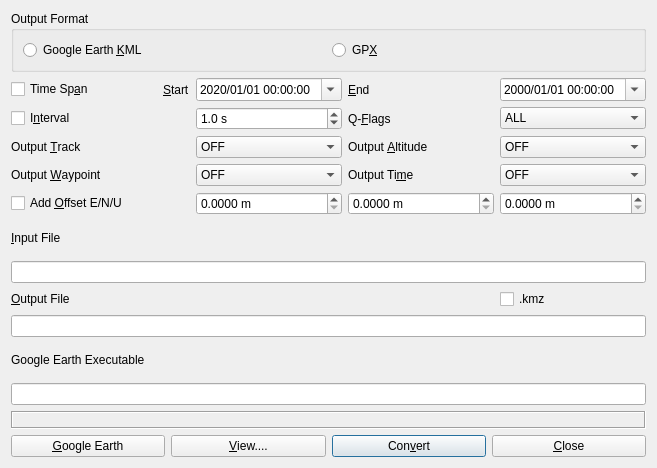
<?xml version="1.0" encoding="UTF-8"?>
<ui version="4.0">
 <class>ConvDialog</class>
 <widget class="QWidget" name="ConvDialog">
  <property name="geometry">
   <rect>
    <x>0</x>
    <y>0</y>
    <width>657</width>
    <height>468</height>
   </rect>
  </property>
  <property name="windowTitle">
   <string>KML/GPX Converter</string>
  </property>
  <layout class="QVBoxLayout" name="verticalLayout">
   <item>
    <widget class="QWidget" name="panelMain" native="true">
     <property name="text" stdset="0">
      <string/>
     </property>
     <layout class="QGridLayout" name="gridLayout">
      <property name="leftMargin">
       <number>0</number>
      </property>
      <property name="topMargin">
       <number>0</number>
      </property>
      <property name="rightMargin">
       <number>0</number>
      </property>
      <property name="bottomMargin">
       <number>0</number>
      </property>
      <item row="6" column="0">
       <widget class="QLabel" name="lblOutputWaypoint">
        <property name="toolTip">
         <string/>
        </property>
        <property name="text">
         <string>Output &amp;Waypoint</string>
        </property>
        <property name="buddy">
         <cstring>cBPointColor</cstring>
        </property>
       </widget>
      </item>
      <item row="2" column="1">
       <widget class="QLabel" name="lblStart">
        <property name="sizePolicy">
         <sizepolicy hsizetype="Maximum" vsizetype="Preferred">
          <horstretch>0</horstretch>
          <verstretch>0</verstretch>
         </sizepolicy>
        </property>
        <property name="text">
         <string>&amp;Start</string>
        </property>
        <property name="buddy">
         <cstring>dateTimeStart</cstring>
        </property>
       </widget>
      </item>
      <item row="2" column="0">
       <widget class="QCheckBox" name="cBTimeSpan">
        <property name="toolTip">
         <string/>
        </property>
        <property name="text">
         <string>Time Sp&amp;an</string>
        </property>
       </widget>
      </item>
      <item row="2" column="2">
       <widget class="QDateTimeEdit" name="dateTimeStart">
        <property name="dateTime">
         <datetime>
          <hour>0</hour>
          <minute>0</minute>
          <second>0</second>
          <year>2020</year>
          <month>1</month>
          <day>1</day>
         </datetime>
        </property>
        <property name="displayFormat">
         <string>yyyy/MM/dd hh:mm:ss</string>
        </property>
        <property name="calendarPopup">
         <bool>true</bool>
        </property>
        <property name="timeSpec">
         <enum>Qt::UTC</enum>
        </property>
       </widget>
      </item>
      <item row="14" column="0" colspan="5">
       <widget class="QLineEdit" name="lEOutputFile">
        <property name="toolTip">
         <string>Output filename</string>
        </property>
        <property name="maxLength">
         <number>1023</number>
        </property>
        <property name="readOnly">
         <bool>true</bool>
        </property>
       </widget>
      </item>
      <item row="13" column="4">
       <widget class="QCheckBox" name="cBCompress">
        <property name="toolTip">
         <string/>
        </property>
        <property name="text">
         <string>.kmz</string>
        </property>
       </widget>
      </item>
      <item row="2" column="4">
       <widget class="QDateTimeEdit" name="dateTimeStop">
        <property name="displayFormat">
         <string>yyyy/MM/dd hh:mm:ss</string>
        </property>
        <property name="calendarPopup">
         <bool>true</bool>
        </property>
        <property name="timeSpec">
         <enum>Qt::UTC</enum>
        </property>
       </widget>
      </item>
      <item row="13" column="0" colspan="2">
       <widget class="QLabel" name="lblOutputFile">
        <property name="text">
         <string>&amp;Output File</string>
        </property>
        <property name="buddy">
         <cstring>lEOutputFile</cstring>
        </property>
       </widget>
      </item>
      <item row="5" column="2">
       <widget class="QComboBox" name="cBTrackColor">
        <property name="toolTip">
         <string/>
        </property>
        <item>
         <property name="text">
          <string>OFF</string>
         </property>
        </item>
        <item>
         <property name="text">
          <string>White</string>
         </property>
        </item>
        <item>
         <property name="text">
          <string>Green</string>
         </property>
        </item>
        <item>
         <property name="text">
          <string>Orange</string>
         </property>
        </item>
        <item>
         <property name="text">
          <string>Red</string>
         </property>
        </item>
        <item>
         <property name="text">
          <string>Yellow</string>
         </property>
        </item>
       </widget>
      </item>
      <item row="8" column="0" colspan="2">
       <widget class="QCheckBox" name="cBAddOffset">
        <property name="toolTip">
         <string/>
        </property>
        <property name="text">
         <string>Add &amp;Offset E/N/U</string>
        </property>
       </widget>
      </item>
      <item row="6" column="2">
       <widget class="QComboBox" name="cBPointColor">
        <property name="toolTip">
         <string/>
        </property>
        <item>
         <property name="text">
          <string>OFF</string>
         </property>
        </item>
        <item>
         <property name="text">
          <string>White</string>
         </property>
        </item>
        <item>
         <property name="text">
          <string>Green</string>
         </property>
        </item>
        <item>
         <property name="text">
          <string>Orange</string>
         </property>
        </item>
        <item>
         <property name="text">
          <string>Red</string>
         </property>
        </item>
        <item>
         <property name="text">
          <string>By Q-Flag</string>
         </property>
        </item>
       </widget>
      </item>
      <item row="2" column="3">
       <widget class="QLabel" name="lblEnd">
        <property name="text">
         <string>&amp;End</string>
        </property>
        <property name="buddy">
         <cstring>dateTimeStop</cstring>
        </property>
       </widget>
      </item>
      <item row="5" column="0">
       <widget class="QLabel" name="lblOutputTrack">
        <property name="toolTip">
         <string/>
        </property>
        <property name="text">
         <string>Output &amp;Track</string>
        </property>
        <property name="buddy">
         <cstring>cBTrackColor</cstring>
        </property>
       </widget>
      </item>
      <item row="9" column="0">
       <widget class="QLabel" name="lblInputFile">
        <property name="toolTip">
         <string/>
        </property>
        <property name="text">
         <string>&amp;Input File</string>
        </property>
        <property name="buddy">
         <cstring>lEInputFile</cstring>
        </property>
       </widget>
      </item>
      <item row="4" column="3">
       <widget class="QLabel" name="lblQFlags">
        <property name="toolTip">
         <string/>
        </property>
        <property name="text">
         <string>Q-&amp;Flags</string>
        </property>
        <property name="buddy">
         <cstring>cBQFlags</cstring>
        </property>
       </widget>
      </item>
      <item row="4" column="4">
       <widget class="QComboBox" name="cBQFlags">
        <property name="toolTip">
         <string/>
        </property>
        <item>
         <property name="text">
          <string>ALL</string>
         </property>
        </item>
        <item>
         <property name="text">
          <string>Q=1</string>
         </property>
        </item>
        <item>
         <property name="text">
          <string>Q=2</string>
         </property>
        </item>
        <item>
         <property name="text">
          <string>Q=3</string>
         </property>
        </item>
        <item>
         <property name="text">
          <string>Q=4</string>
         </property>
        </item>
        <item>
         <property name="text">
          <string>Q=5</string>
         </property>
        </item>
        <item>
         <property name="text">
          <string>Q=6</string>
         </property>
        </item>
       </widget>
      </item>
      <item row="5" column="4">
       <widget class="QComboBox" name="cBOutputAltitude">
        <property name="enabled">
         <bool>true</bool>
        </property>
        <property name="toolTip">
         <string/>
        </property>
        <item>
         <property name="text">
          <string>OFF</string>
         </property>
        </item>
        <item>
         <property name="text">
          <string>Ellipsoidal</string>
         </property>
        </item>
        <item>
         <property name="text">
          <string>Geodetic</string>
         </property>
        </item>
       </widget>
      </item>
      <item row="6" column="4">
       <widget class="QComboBox" name="cBOutputTime">
        <property name="toolTip">
         <string/>
        </property>
        <item>
         <property name="text">
          <string>OFF</string>
         </property>
        </item>
        <item>
         <property name="text">
          <string>GPST</string>
         </property>
        </item>
        <item>
         <property name="text">
          <string>UTC</string>
         </property>
        </item>
        <item>
         <property name="text">
          <string>JST</string>
         </property>
        </item>
       </widget>
      </item>
      <item row="6" column="3">
       <widget class="QLabel" name="lblOutputTime">
        <property name="toolTip">
         <string/>
        </property>
        <property name="text">
         <string>Output Ti&amp;me</string>
        </property>
        <property name="buddy">
         <cstring>cBOutputTime</cstring>
        </property>
       </widget>
      </item>
      <item row="16" column="0" colspan="2">
       <widget class="QLabel" name="lblGEExecutable">
        <property name="text">
         <string>Google Earth Executable</string>
        </property>
        <property name="buddy">
         <cstring>lEGoogleEarthFile</cstring>
        </property>
       </widget>
      </item>
      <item row="8" column="2" colspan="3">
       <widget class="QWidget" name="wgOffset" native="true">
        <layout class="QHBoxLayout" name="horizontalLayout_2">
         <property name="leftMargin">
          <number>0</number>
         </property>
         <property name="topMargin">
          <number>0</number>
         </property>
         <property name="rightMargin">
          <number>0</number>
         </property>
         <property name="bottomMargin">
          <number>0</number>
         </property>
         <item>
          <widget class="QDoubleSpinBox" name="sBOffset1">
           <property name="suffix">
            <string> m</string>
           </property>
           <property name="decimals">
            <number>4</number>
           </property>
           <property name="maximum">
            <double>1000.000000000000000</double>
           </property>
          </widget>
         </item>
         <item>
          <widget class="QDoubleSpinBox" name="sBOffset2">
           <property name="suffix">
            <string> m</string>
           </property>
           <property name="decimals">
            <number>4</number>
           </property>
           <property name="maximum">
            <double>10000.000000000000000</double>
           </property>
          </widget>
         </item>
         <item>
          <widget class="QDoubleSpinBox" name="sBOffset3">
           <property name="suffix">
            <string> m</string>
           </property>
           <property name="decimals">
            <number>4</number>
           </property>
           <property name="maximum">
            <double>10000.000000000000000</double>
           </property>
          </widget>
         </item>
        </layout>
       </widget>
      </item>
      <item row="18" column="0" colspan="5">
       <widget class="QLabel" name="lblMessage">
        <property name="sizePolicy">
         <sizepolicy hsizetype="Preferred" vsizetype="Fixed">
          <horstretch>0</horstretch>
          <verstretch>0</verstretch>
         </sizepolicy>
        </property>
        <property name="toolTip">
         <string/>
        </property>
        <property name="frameShape">
         <enum>QFrame::Box</enum>
        </property>
        <property name="frameShadow">
         <enum>QFrame::Sunken</enum>
        </property>
       </widget>
      </item>
      <item row="4" column="2">
       <widget class="QDoubleSpinBox" name="sBTimeInterval">
        <property name="suffix">
         <string> s</string>
        </property>
        <property name="decimals">
         <number>1</number>
        </property>
        <property name="maximum">
         <double>100000.000000000000000</double>
        </property>
        <property name="value">
         <double>1.000000000000000</double>
        </property>
       </widget>
      </item>
      <item row="5" column="3">
       <widget class="QLabel" name="lblOutputAltitude">
        <property name="toolTip">
         <string/>
        </property>
        <property name="text">
         <string>Output &amp;Altitude</string>
        </property>
        <property name="buddy">
         <cstring>cBOutputAltitude</cstring>
        </property>
       </widget>
      </item>
      <item row="4" column="0" colspan="2">
       <widget class="QCheckBox" name="cBTimeInterval">
        <property name="toolTip">
         <string/>
        </property>
        <property name="text">
         <string>I&amp;nterval</string>
        </property>
       </widget>
      </item>
      <item row="17" column="0" colspan="5">
       <widget class="QLineEdit" name="lEGoogleEarthFile">
        <property name="toolTip">
         <string/>
        </property>
        <property name="maxLength">
         <number>1023</number>
        </property>
       </widget>
      </item>
      <item row="12" column="0" colspan="5">
       <widget class="QLineEdit" name="lEInputFile">
        <property name="toolTip">
         <string/>
        </property>
        <property name="maxLength">
         <number>1023</number>
        </property>
       </widget>
      </item>
      <item row="0" column="0" colspan="5">
       <widget class="QGroupBox" name="gBFormat">
        <property name="title">
         <string>Output Format</string>
        </property>
        <layout class="QGridLayout" name="gridLayout_2">
         <item row="0" column="0">
          <widget class="QRadioButton" name="rBFormatKML">
           <property name="text">
            <string>Google Earth &amp;KML</string>
           </property>
          </widget>
         </item>
         <item row="0" column="1">
          <widget class="QRadioButton" name="rBFormatGPX">
           <property name="text">
            <string>GP&amp;X</string>
           </property>
          </widget>
         </item>
        </layout>
       </widget>
      </item>
     </layout>
    </widget>
   </item>
   <item>
    <widget class="QWidget" name="wgButtons" native="true">
     <property name="sizePolicy">
      <sizepolicy hsizetype="Preferred" vsizetype="Fixed">
       <horstretch>0</horstretch>
       <verstretch>0</verstretch>
      </sizepolicy>
     </property>
     <layout class="QHBoxLayout" name="horizontalLayout">
      <property name="leftMargin">
       <number>0</number>
      </property>
      <property name="topMargin">
       <number>0</number>
      </property>
      <property name="rightMargin">
       <number>0</number>
      </property>
      <property name="bottomMargin">
       <number>0</number>
      </property>
      <item>
       <widget class="QPushButton" name="btnGoogleEarth">
        <property name="toolTip">
         <string>Start Google Earth</string>
        </property>
        <property name="text">
         <string>&amp;Google Earth</string>
        </property>
        <property name="icon">
         <iconset resource="../icon/resources.qrc">
          <normaloff>:/buttons/ge</normaloff>:/buttons/ge</iconset>
        </property>
       </widget>
      </item>
      <item>
       <widget class="QPushButton" name="btnView">
        <property name="toolTip">
         <string>View output file</string>
        </property>
        <property name="text">
         <string>&amp;View....</string>
        </property>
        <property name="icon">
         <iconset resource="../icon/resources.qrc">
          <normaloff>:/buttons/doc</normaloff>:/buttons/doc</iconset>
        </property>
       </widget>
      </item>
      <item>
       <widget class="QPushButton" name="btnConvert">
        <property name="toolTip">
         <string/>
        </property>
        <property name="text">
         <string>Con&amp;vert</string>
        </property>
        <property name="autoDefault">
         <bool>true</bool>
        </property>
        <property name="default">
         <bool>true</bool>
        </property>
       </widget>
      </item>
      <item>
       <widget class="QPushButton" name="btnClose">
        <property name="toolTip">
         <string/>
        </property>
        <property name="text">
         <string>&amp;Close</string>
        </property>
       </widget>
      </item>
     </layout>
    </widget>
   </item>
  </layout>
 </widget>
 <tabstops>
  <tabstop>rBFormatKML</tabstop>
  <tabstop>rBFormatGPX</tabstop>
  <tabstop>cBTimeSpan</tabstop>
  <tabstop>dateTimeStart</tabstop>
  <tabstop>dateTimeStop</tabstop>
  <tabstop>cBTimeInterval</tabstop>
  <tabstop>sBTimeInterval</tabstop>
  <tabstop>cBQFlags</tabstop>
  <tabstop>cBTrackColor</tabstop>
  <tabstop>cBOutputAltitude</tabstop>
  <tabstop>cBPointColor</tabstop>
  <tabstop>cBOutputTime</tabstop>
  <tabstop>cBAddOffset</tabstop>
  <tabstop>sBOffset1</tabstop>
  <tabstop>sBOffset2</tabstop>
  <tabstop>sBOffset3</tabstop>
  <tabstop>lEInputFile</tabstop>
  <tabstop>lEOutputFile</tabstop>
  <tabstop>cBCompress</tabstop>
  <tabstop>lEGoogleEarthFile</tabstop>
  <tabstop>btnGoogleEarth</tabstop>
  <tabstop>btnView</tabstop>
  <tabstop>btnConvert</tabstop>
  <tabstop>btnClose</tabstop>
 </tabstops>
 <resources>
  <include location="../icon/resources.qrc"/>
 </resources>
 <connections/>
</ui>
